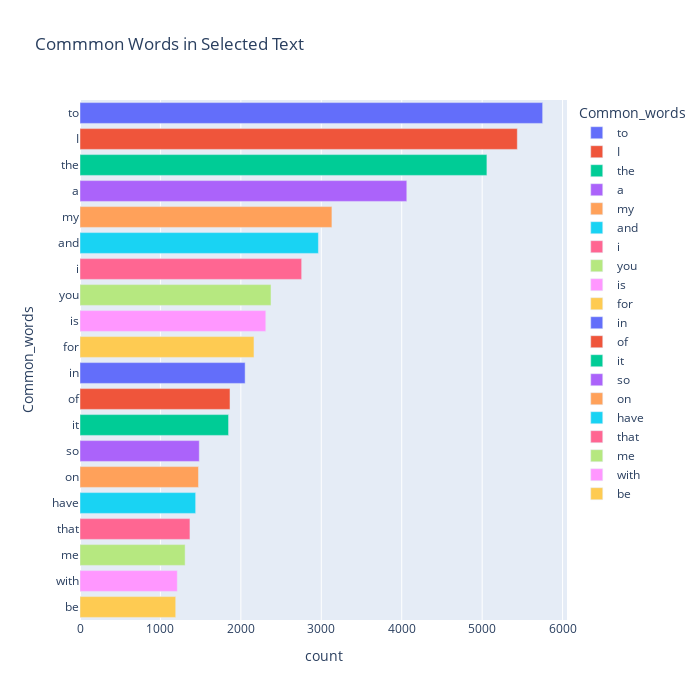

Notebook code for this chart:
### Code cell
fig = px.bar(temp, x="count", y="Common_words", title='Commmon Words in Selected Text', orientation='h', 
             width=700, height=700,color='Common_words')
fig.show()

### Figure 1 — Plotly figure (JSON) as saved in the notebook; plotly's stock layout.template omitted (floating-point values rounded to 4 significant figures)
{"data": [{"alignmentgroup": "True", "hovertemplate": "Common_words=%{y}<br>count=%{x}<extra></extra>", "legendgroup": "to", "marker": {"color": "#636efa", "pattern": {"shape": ""}}, "name": "to", "offsetgroup": "to", "orientation": "h", "showlegend": true, "textposition": "auto", "type": "bar", "x": [5752], "xaxis": "x", "y": ["to"], "yaxis": "y"}, {"alignmentgroup": "True", "hovertemplate": "Common_words=%{y}<br>count=%{x}<extra></extra>", "legendgroup": "I", "marker": {"color": "#EF553B", "pattern": {"shape": ""}}, "name": "I", "offsetgroup": "I", "orientation": "h", "showlegend": true, "textposition": "auto", "type": "bar", "x": [5437], "xaxis": "x", "y": ["I"], "yaxis": "y"}, {"alignmentgroup": "True", "hovertemplate": "Common_words=%{y}<br>count=%{x}<extra></extra>", "legendgroup": "the", "marker": {"color": "#00cc96", "pattern": {"shape": ""}}, "name": "the", "offsetgroup": "the", "orientation": "h", "showlegend": true, "textposition": "auto", "type": "bar", "x": [5059], "xaxis": "x", "y": ["the"], "yaxis": "y"}, {"alignmentgroup": "True", "hovertemplate": "Common_words=%{y}<br>count=%{x}<extra></extra>", "legendgroup": "a", "marker": {"color": "#ab63fa", "pattern": {"shape": ""}}, "name": "a", "offsetgroup": "a", "orientation": "h", "showlegend": true, "textposition": "auto", "type": "bar", "x": [4063], "xaxis": "x", "y": ["a"], "yaxis": "y"}, {"alignmentgroup": "True", "hovertemplate": "Common_words=%{y}<br>count=%{x}<extra></extra>", "legendgroup": "my", "marker": {"color": "#FFA15A", "pattern": {"shape": ""}}, "name": "my", "offsetgroup": "my", "orientation": "h", "showlegend": true, "textposition": "auto", "type": "bar", "x": [3132], "xaxis": "x", "y": ["my"], "yaxis": "y"}, {"alignmentgroup": "True", "hovertemplate": "Common_words=%{y}<br>count=%{x}<extra></extra>", "legendgroup": "and", "marker": {"color": "#19d3f3", "pattern": {"shape": ""}}, "name": "and", "offsetgroup": "and", "orientation": "h", "showlegend": true, "textposition": "auto", "type": "bar", "x": [2964], "xaxis": "x", "y": ["and"], "yaxis": "y"}, {"alignmentgroup": "True", "hovertemplate": "Common_words=%{y}<br>count=%{x}<extra></extra>", "legendgroup": "i", "marker": {"color": "#FF6692", "pattern": {"shape": ""}}, "name": "i", "offsetgroup": "i", "orientation": "h", "showlegend": true, "textposition": "auto", "type": "bar", "x": [2756], "xaxis": "x", "y": ["i"], "yaxis": "y"}, {"alignmentgroup": "True", "hovertemplate": "Common_words=%{y}<br>count=%{x}<extra></extra>", "legendgroup": "you", "marker": {"color": "#B6E880", "pattern": {"shape": ""}}, "name": "you", "offsetgroup": "you", "orientation": "h", "showlegend": true, "textposition": "auto", "type": "bar", "x": [2375], "xaxis": "x", "y": ["you"], "yaxis": "y"}, {"alignmentgroup": "True", "hovertemplate": "Common_words=%{y}<br>count=%{x}<extra></extra>", "legendgroup": "is", "marker": {"color": "#FF97FF", "pattern": {"shape": ""}}, "name": "is", "offsetgroup": "is", "orientation": "h", "showlegend": true, "textposition": "auto", "type": "bar", "x": [2310], "xaxis": "x", "y": ["is"], "yaxis": "y"}, {"alignmentgroup": "True", "hovertemplate": "Common_words=%{y}<br>count=%{x}<extra></extra>", "legendgroup": "for", "marker": {"color": "#FECB52", "pattern": {"shape": ""}}, "name": "for", "offsetgroup": "for", "orientation": "h", "showlegend": true, "textposition": "auto", "type": "bar", "x": [2163], "xaxis": "x", "y": ["for"], "yaxis": "y"}, {"alignmentgroup": "True", "hovertemplate": "Common_words=%{y}<br>count=%{x}<extra></extra>", "legendgroup": "in", "marker": {"color": "#636efa", "pattern": {"shape": ""}}, "name": "in", "offsetgroup": "in", "orientation": "h", "showlegend": true, "textposition": "auto", "type": "bar", "x": [2053], "xaxis": "x", "y": ["in"], "yaxis": "y"}, {"alignmentgroup": "True", "hovertemplate": "Common_words=%{y}<br>count=%{x}<extra></extra>", "legendgroup": "of", "marker": {"color": "#EF553B", "pattern": {"shape": ""}}, "name": "of", "offsetgroup": "of", "orientation": "h", "showlegend": true, "textposition": "auto", "type": "bar", "x": [1865], "xaxis": "x", "y": ["of"], "yaxis": "y"}, {"alignmentgroup": "True", "hovertemplate": "Common_words=%{y}<br>count=%{x}<extra></extra>", "legendgroup": "it", "marker": {"color": "#00cc96", "pattern": {"shape": ""}}, "name": "it", "offsetgroup": "it", "orientation": "h", "showlegend": true, "textposition": "auto", "type": "bar", "x": [1847], "xaxis": "x", "y": ["it"], "yaxis": "y"}, {"alignmentgroup": "True", "hovertemplate": "Common_words=%{y}<br>count=%{x}<extra></extra>", "legendgroup": "so", "marker": {"color": "#ab63fa", "pattern": {"shape": ""}}, "name": "so", "offsetgroup": "so", "orientation": "h", "showlegend": true, "textposition": "auto", "type": "bar", "x": [1483], "xaxis": "x", "y": ["so"], "yaxis": "y"}, {"alignmentgroup": "True", "hovertemplate": "Common_words=%{y}<br>count=%{x}<extra></extra>", "legendgroup": "on", "marker": {"color": "#FFA15A", "pattern": {"shape": ""}}, "name": "on", "offsetgroup": "on", "orientation": "h", "showlegend": true, "textposition": "auto", "type": "bar", "x": [1473], "xaxis": "x", "y": ["on"], "yaxis": "y"}, {"alignmentgroup": "True", "hovertemplate": "Common_words=%{y}<br>count=%{x}<extra></extra>", "legendgroup": "have", "marker": {"color": "#19d3f3", "pattern": {"shape": ""}}, "name": "have", "offsetgroup": "have", "orientation": "h", "showlegend": true, "textposition": "auto", "type": "bar", "x": [1438], "xaxis": "x", "y": ["have"], "yaxis": "y"}, {"alignmentgroup": "True", "hovertemplate": "Common_words=%{y}<br>count=%{x}<extra></extra>", "legendgroup": "that", "marker": {"color": "#FF6692", "pattern": {"shape": ""}}, "name": "that", "offsetgroup": "that", "orientation": "h", "showlegend": true, "textposition": "auto", "type": "bar", "x": [1367], "xaxis": "x", "y": ["that"], "yaxis": "y"}, {"alignmentgroup": "True", "hovertemplate": "Common_words=%{y}<br>count=%{x}<extra></extra>", "legendgroup": "me", "marker": {"color": "#B6E880", "pattern": {"shape": ""}}, "name": "me", "offsetgroup": "me", "orientation": "h", "showlegend": true, "textposition": "auto", "type": "bar", "x": [1307], "xaxis": "x", "y": ["me"], "yaxis": "y"}, {"alignmentgroup": "True", "hovertemplate": "Common_words=%{y}<br>count=%{x}<extra></extra>", "legendgroup": "with", "marker": {"color": "#FF97FF", "pattern": {"shape": ""}}, "name": "with", "offsetgroup": "with", "orientation": "h", "showlegend": true, "textposition": "auto", "type": "bar", "x": [1210], "xaxis": "x", "y": ["with"], "yaxis": "y"}, {"alignmentgroup": "True", "hovertemplate": "Common_words=%{y}<br>count=%{x}<extra></extra>", "legendgroup": "be", "marker": {"color": "#FECB52", "pattern": {"shape": ""}}, "name": "be", "offsetgroup": "be", "orientation": "h", "showlegend": true, "textposition": "auto", "type": "bar", "x": [1190], "xaxis": "x", "y": ["be"], "yaxis": "y"}], "layout": {"barmode": "relative", "height": 700, "legend": {"title": {"text": "Common_words"}, "tracegroupgap": 0}, "title": {"text": "Commmon Words in Selected Text"}, "width": 700, "xaxis": {"anchor": "y", "domain": [0, 1], "title": {"text": "count"}}, "yaxis": {"anchor": "x", "categoryarray": ["be", "with", "me", "that", "have", "on", "so", "it", "of", "in", "for", "is", "you", "i", "and", "my", "a", "the", "I", "to"], "categoryorder": "array", "domain": [0, 1], "title": {"text": "Common_words"}}}}
